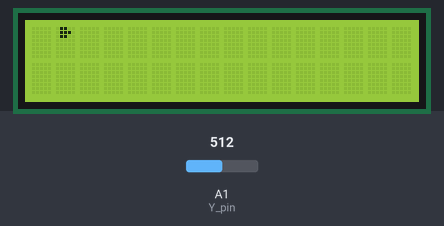
The sketch below on a simulated Arduino Uno, built with avr-gcc and run on an emulated ATmega328P. Parts: 16×2 character LCD. Inputs (shaded band) come from the test bench; at power-on: A1 (Y_pin) = 512.

Above: at 1.2 s.
1.3 s: A1 (Y_pin) set to 0
At 1.9 s:
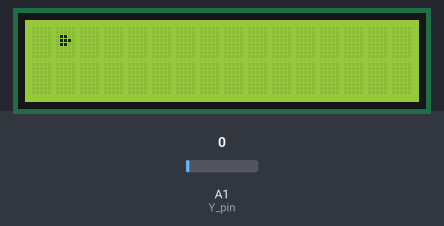
3.0 s: A1 (Y_pin) set to 1023
At 3.63 s:
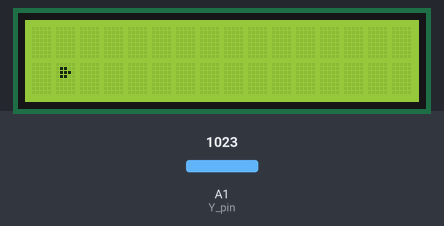
Timing chart, 0 to 6.0 s (numbered marks = the images above; inputs shaded):
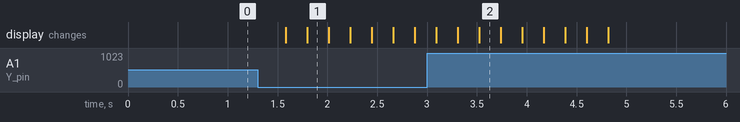

Measured:
- after the input at 1.3 s, the display: first changes after 0.28 s (image 1 shows a later state)

The sketch:

main.ino
```cpp
#include <LiquidCrystal.h>
#include "Player.h"

LiquidCrystal lcd(8, 9, 10, 11, 12, 13);
const int SW_pin = 2;
const int X_pin = 0;
const int Y_pin = 1;

Player *p = new Player();

/*byte bullet[] = {
  B00000,
  B00000,
  B00000,
  B00000,
  B01000,
  B00000,
  B00000,
  B00000
};*/

void setup() {
  // put your setup code here, to run once:
  pinMode(SW_pin, INPUT);
  digitalWrite(SW_pin, HIGH);
  Serial.begin(115200);
  lcd.begin(16, 2);
  lcd.createChar(0, p->getPlayer());
  lcd.home();
  lcd.setCursor(1, p->getCursorPos());
  lcd.write(byte(0));
}

void loop() {
  /*put your main code here, to run repeatedly:
    lcd.print("Hello, world");*/
  /*Serial.print("Switch: ");
    Serial.print(digitalRead(SW_pin));
    Serial.print("\n");
    Serial.print("X-axis: ");
    Serial.print(analogRead(X_pin));
    Serial.print("\n");
    Serial.print("Y-axis: ");
    Serial.print(analogRead(Y_pin));
    Serial.print("\n\n");
    delay(500);*/

  if (analogRead(Y_pin) == 0) {
    lcd.begin(16, 2);
    lcd.createChar(0, p->getPlayer());
    lcd.home();
    lcd.setCursor(1, p->getCursorPos());
    lcd.write(byte(0));
    p->moveRight();
    delay(150);
  }

  if (analogRead(Y_pin) == 1023) {
    lcd.begin(16, 2);
    lcd.createChar(0, p->getPlayer());
    lcd.home();
    lcd.setCursor(1, p->getCursorPos());
    lcd.write(byte(0));
    p->moveLeft();
    delay(150);
  }

  /*if (digitalRead(SW_pin) == LOW) {
    int r = rand() % 15;
    lcd.begin(16, 2);
    lcd.createChar(0, p->getPlayer());
    lcd.createChar(0, bullet);
    lcd.home();
    lcd.setCursor(r, p->getCursorPos());
    lcd.write(byte(0));
    delay(150);
  }*/
}
```

Player.cpp
```cpp
#include "Player.h"

Player::Player() {
  //initialize starting postion
  arr = new byte[8];
  arr[0] = B01100;
  arr[1] = B01110;
  arr[2] = B01100;
  arr[3] = B00000;
  arr[4] = B00000;
  arr[5] = B00000;
  arr[6] = B00000;
  arr[7] = B00000;

  cursorPosition = 0;
  count = 0;
}

void Player::moveLeft() {
  if (cursorPosition == 1 && arr[0] != B01100) {
    for (int k = 0; k < 8; k++) {
      if (k == 7)
      {
        arr[k] = B00000;
        break;
      }
      arr[k] = arr[k + 1];
    }
    count=0;
  }
  else {
    cursorPosition = 0;
    if (count == 0) {
      arr[0] = B00000;
      arr[1] = B00000;
      arr[2] = B00000;
      arr[3] = B00000;
      arr[4] = B00000;
      arr[5] = B01100;
      arr[6] = B01110;
      arr[7] = B01100;
    }

    if (cursorPosition == 0 && arr[0] != B01100) {
      for (int k = 0; k < 8; k++) {
      if (k == 7)
      {
        arr[k] = B00000;
        break;
      }
      arr[k] = arr[k + 1];
    }
      count = 1;
    }
  }
}

void Player::moveRight() {
  if (cursorPosition == 0 && arr[7] != B01100) {
    for (int k = 7; k >= 0; k--) {
      arr[k] = arr[k - 1];
    }
    count=1;
  }
  else {
    cursorPosition = 1;
    if (count == 1) {
      arr[0] = B01100;
      arr[1] = B01110;
      arr[2] = B01100;
      arr[3] = B00000;
      arr[4] = B00000;
      arr[5] = B00000;
      arr[6] = B00000;
      arr[7] = B00000;
    }

    if (cursorPosition == 1 && arr[7] != B01100) {
      for (int k = 7; k >= 0; k--) {
        arr[k] = arr[k - 1];
      }
      count = 0;
    }
  }
}

byte *Player::getPlayer() {
  return arr;
}

int Player::getCursorPos() {
  return cursorPosition;
}

/*void Player::reset(){
  arr[0] = B01100;
  arr[1] = B01110;
  arr[2] = B01100;
  arr[3] = B00000;
  arr[4] = B00000;
  arr[5] = B00000;
  arr[6] = B00000;
  arr[7] = B00000;
  }*/
```

Player.h
```cpp
#ifndef PLAYER
#define PLAYER

#include <Arduino.h>

/*#include <stdio.h>
#include <stdlib.h>
#include <pthread.h>
#include <iostream>*/

class Player {
  public:
    Player();
    byte *getPlayer();
    void moveLeft();
    void moveRight();
    int getCursorPos();
    //void reset();

  private:
    byte *arr;
    int cursorPosition;
    int count;

};

#endif
```
